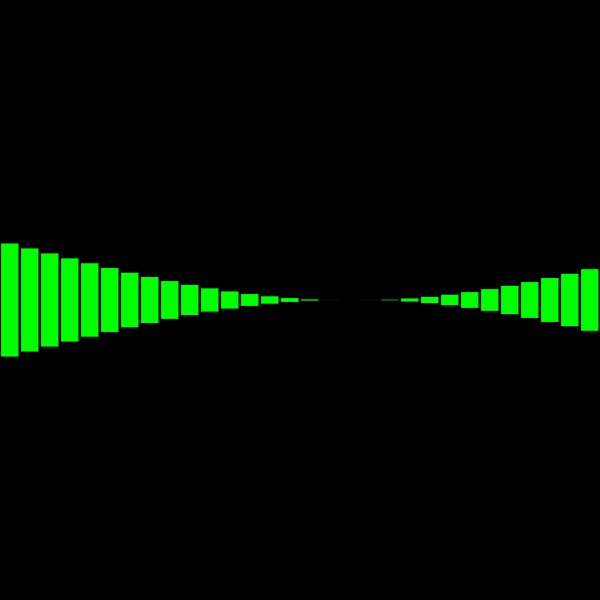
Frame 1 (no input)
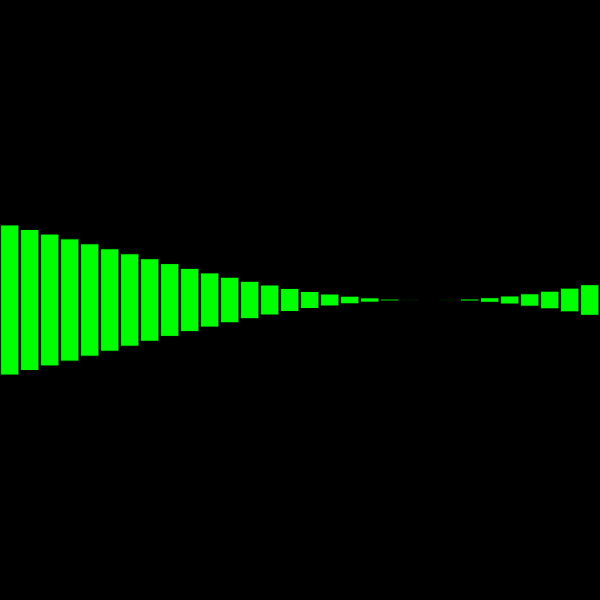
Frame 60 (no input)
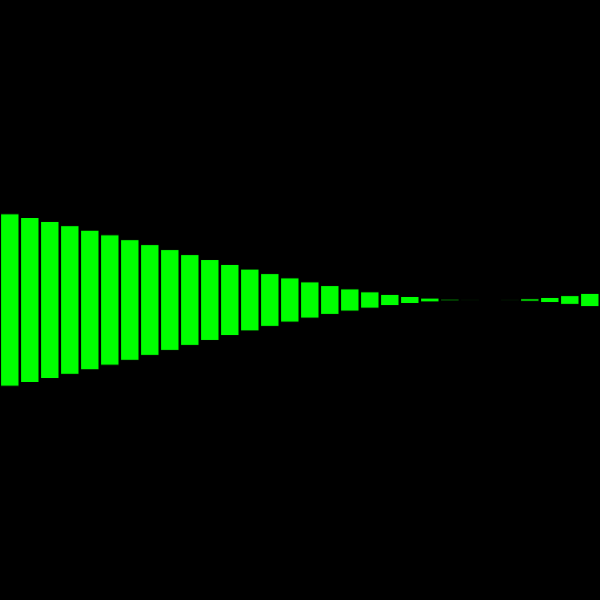
Frame 120 (the mouse pressed at the canvas centre since frame 60)

The p5.js sketch that drew these frames (run headless with seeded random() and noise() and a simulated clock; from frame 60 on, the mouse is pressed at the canvas centre):

// p5.js sketch
// ── sketch.js
let angle = 0;
let w = 20;
let width = 1200;

function setup() {
createCanvas(600, 600);

}

function draw() {
  background(0);
  rectMode(CENTER);
  let offset = 0;
  for (var x = 0; x < width; x += w) {
    let ang = angle + offset;
    let h = map(sin(ang), -1, 1, 0, 200);
    fill(0,255, 0);
    rect(x - width / 2 + w / 2, 300, w - 2, h);
    offset += 0.1;
  }

  angle += 0.1;

}
